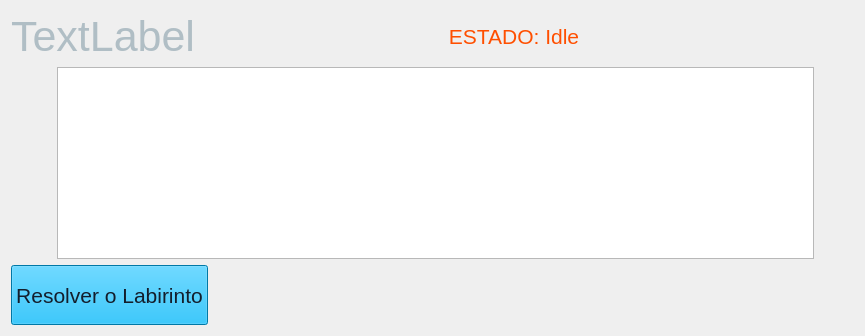
            <widget class="QWidget" name="pgLabViewProccess">
             <layout class="QGridLayout" name="gridLayout_8">
              <property name="topMargin">
               <number>12</number>
              </property>
              <item row="1" column="1" colspan="4">
               <widget class="mazeView" name="graphicsView"/>
              </item>
              <item row="0" column="4">
               <widget class="QLabel" name="lblStatus">
                <property name="palette">
                 <palette>
                  <active>
                   <colorrole role="WindowText">
                    <brush brushstyle="SolidPattern">
                     <color alpha="255">
                      <red>255</red>
                      <green>79</green>
                      <blue>0</blue>
                     </color>
                    </brush>
                   </colorrole>
                   <colorrole role="Text">
                    <brush brushstyle="SolidPattern">
                     <color alpha="255">
                      <red>255</red>
                      <green>79</green>
                      <blue>0</blue>
                     </color>
                    </brush>
                   </colorrole>
                   <colorrole role="BrightText">
                    <brush brushstyle="SolidPattern">
                     <color alpha="255">
                      <red>253</red>
                      <green>78</green>
                      <blue>0</blue>
                     </color>
                    </brush>
                   </colorrole>
                  </active>
                  <inactive>
                   <colorrole role="WindowText">
                    <brush brushstyle="SolidPattern">
                     <color alpha="255">
                      <red>255</red>
                      <green>79</green>
                      <blue>0</blue>
                     </color>
                    </brush>
                   </colorrole>
                   <colorrole role="Text">
                    <brush brushstyle="SolidPattern">
                     <color alpha="255">
                      <red>255</red>
                      <green>79</green>
                      <blue>0</blue>
                     </color>
                    </brush>
                   </colorrole>
                   <colorrole role="BrightText">
                    <brush brushstyle="SolidPattern">
                     <color alpha="255">
                      <red>253</red>
                      <green>78</green>
                      <blue>0</blue>
                     </color>
                    </brush>
                   </colorrole>
                  </inactive>
                  <disabled>
                   <colorrole role="BrightText">
                    <brush brushstyle="SolidPattern">
                     <color alpha="255">
                      <red>253</red>
                      <green>78</green>
                      <blue>0</blue>
                     </color>
                    </brush>
                   </colorrole>
                  </disabled>
                 </palette>
                </property>
                <property name="font">
                 <font>
                  <pointsize>16</pointsize>
                 </font>
                </property>
                <property name="toolTip">
                 <string>O que o computador estou a fazer</string>
                </property>
                <property name="text">
                 <string>ESTADO: Idle</string>
                </property>
                <property name="alignment">
                 <set>Qt::AlignmentFlag::AlignCenter</set>
                </property>
               </widget>
              </item>
              <item row="2" column="4">
               <spacer name="horizontalSpacer_4">
                <property name="orientation">
                 <enum>Qt::Orientation::Horizontal</enum>
                </property>
                <property name="sizeType">
                 <enum>QSizePolicy::Policy::Minimum</enum>
                </property>
                <property name="sizeHint" stdset="0">
                 <size>
                  <width>600</width>
                  <height>20</height>
                 </size>
                </property>
               </spacer>
              </item>
              <item row="1" column="5">
               <spacer name="horizontalSpacer_5">
                <property name="orientation">
                 <enum>Qt::Orientation::Horizontal</enum>
                </property>
                <property name="sizeType">
                 <enum>QSizePolicy::Policy::Fixed</enum>
                </property>
                <property name="sizeHint" stdset="0">
                 <size>
                  <width>40</width>
                  <height>20</height>
                 </size>
                </property>
               </spacer>
              </item>
              <item row="1" column="0">
               <spacer name="horizontalSpacer_7">
                <property name="orientation">
                 <enum>Qt::Orientation::Horizontal</enum>
                </property>
                <property name="sizeType">
                 <enum>QSizePolicy::Policy::Fixed</enum>
                </property>
                <property name="sizeHint" stdset="0">
                 <size>
                  <width>40</width>
                  <height>20</height>
                 </size>
                </property>
               </spacer>
              </item>
              <item row="0" column="0" colspan="2">
               <widget class="QLabel" name="lblMazeName">
                <property name="palette">
                 <palette>
                  <active>
                   <colorrole role="WindowText">
                    <brush brushstyle="SolidPattern">
                     <color alpha="255">
                      <red>176</red>
                      <green>190</green>
                      <blue>197</blue>
                     </color>
                    </brush>
                   </colorrole>
                  </active>
                  <inactive>
                   <colorrole role="WindowText">
                    <brush brushstyle="SolidPattern">
                     <color alpha="255">
                      <red>176</red>
                      <green>190</green>
                      <blue>197</blue>
                     </color>
                    </brush>
                   </colorrole>
                  </inactive>
                  <disabled/>
                 </palette>
                </property>
                <property name="font">
                 <font>
                  <pointsize>32</pointsize>
                 </font>
                </property>
                <property name="toolTip">
                 <string>O nome deste labirinto</string>
                </property>
                <property name="text">
                 <string>TextLabel</string>
                </property>
               </widget>
              </item>
              <item row="2" column="0" colspan="4">
               <widget class="QPushButton" name="btnSolveMaze">
                <property name="sizePolicy">
                 <sizepolicy hsizetype="MinimumExpanding" vsizetype="Fixed">
                  <horstretch>0</horstretch>
                  <verstretch>0</verstretch>
                 </sizepolicy>
                </property>
                <property name="minimumSize">
                 <size>
                  <width>0</width>
                  <height>60</height>
                 </size>
                </property>
                <property name="maximumSize">
                 <size>
                  <width>400</width>
                  <height>60</height>
                 </size>
                </property>
                <property name="palette">
                 <palette>
                  <active>
                   <colorrole role="WindowText">
                    <brush brushstyle="SolidPattern">
                     <color alpha="255">
                      <red>0</red>
                      <green>0</green>
                      <blue>0</blue>
                     </color>
                    </brush>
                   </colorrole>
                   <colorrole role="Button">
                    <brush brushstyle="SolidPattern">
                     <color alpha="255">
                      <red>0</red>
                      <green>168</green>
                      <blue>232</blue>
                     </color>
                    </brush>
                   </colorrole>
                   <colorrole role="Light">
                    <brush brushstyle="SolidPattern">
                     <color alpha="255">
                      <red>93</red>
                      <green>210</green>
                      <blue>255</blue>
                     </color>
                    </brush>
                   </colorrole>
                   <colorrole role="Midlight">
                    <brush brushstyle="SolidPattern">
                     <color alpha="255">
                      <red>46</red>
                      <green>189</green>
                      <blue>243</blue>
                     </color>
                    </brush>
                   </colorrole>
                   <colorrole role="Dark">
                    <brush brushstyle="SolidPattern">
                     <color alpha="255">
                      <red>0</red>
                      <green>84</green>
                      <blue>116</blue>
                     </color>
                    </brush>
                   </colorrole>
                   <colorrole role="Mid">
                    <brush brushstyle="SolidPattern">
                     <color alpha="255">
                      <red>0</red>
                      <green>112</green>
                      <blue>155</blue>
                     </color>
                    </brush>
                   </colorrole>
                   <colorrole role="Text">
                    <brush brushstyle="SolidPattern">
                     <color alpha="255">
                      <red>0</red>
                      <green>0</green>
                      <blue>0</blue>
                     </color>
                    </brush>
                   </colorrole>
                   <colorrole role="BrightText">
                    <brush brushstyle="SolidPattern">
                     <color alpha="255">
                      <red>255</red>
                      <green>255</green>
                      <blue>255</blue>
                     </color>
                    </brush>
                   </colorrole>
                   <colorrole role="ButtonText">
                    <brush brushstyle="SolidPattern">
                     <color alpha="255">
                      <red>19</red>
                      <green>30</green>
                      <blue>44</blue>
                     </color>
                    </brush>
                   </colorrole>
                   <colorrole role="Base">
                    <brush brushstyle="SolidPattern">
                     <color alpha="255">
                      <red>255</red>
                      <green>255</green>
                      <blue>255</blue>
                     </color>
                    </brush>
                   </colorrole>
                   <colorrole role="Window">
                    <brush brushstyle="SolidPattern">
                     <color alpha="255">
                      <red>0</red>
                      <green>168</green>
                      <blue>232</blue>
                     </color>
                    </brush>
                   </colorrole>
                   <colorrole role="Shadow">
                    <brush brushstyle="SolidPattern">
                     <color alpha="255">
                      <red>0</red>
                      <green>0</green>
                      <blue>0</blue>
                     </color>
                    </brush>
                   </colorrole>
                   <colorrole role="AlternateBase">
                    <brush brushstyle="SolidPattern">
                     <color alpha="255">
                      <red>127</red>
                      <green>211</green>
                      <blue>243</blue>
                     </color>
                    </brush>
                   </colorrole>
                   <colorrole role="ToolTipBase">
                    <brush brushstyle="SolidPattern">
                     <color alpha="255">
                      <red>255</red>
                      <green>255</green>
                      <blue>220</blue>
                     </color>
                    </brush>
                   </colorrole>
                   <colorrole role="ToolTipText">
                    <brush brushstyle="SolidPattern">
                     <color alpha="255">
                      <red>0</red>
                      <green>0</green>
                      <blue>0</blue>
                     </color>
                    </brush>
                   </colorrole>
                   <colorrole role="PlaceholderText">
                    <brush brushstyle="SolidPattern">
                     <color alpha="127">
                      <red>0</red>
                      <green>0</green>
                      <blue>0</blue>
                     </color>
                    </brush>
                   </colorrole>
                   <colorrole role="Accent">
                    <brush brushstyle="SolidPattern">
                     <color alpha="255">
                      <red>255</red>
                      <green>255</green>
                      <blue>255</blue>
                     </color>
                    </brush>
                   </colorrole>
                  </active>
                  <inactive>
                   <colorrole role="WindowText">
                    <brush brushstyle="SolidPattern">
                     <color alpha="255">
                      <red>0</red>
                      <green>0</green>
                      <blue>0</blue>
                     </color>
                    </brush>
                   </colorrole>
                   <colorrole role="Button">
                    <brush brushstyle="SolidPattern">
                     <color alpha="255">
                      <red>0</red>
                      <green>168</green>
                      <blue>232</blue>
                     </color>
                    </brush>
                   </colorrole>
                   <colorrole role="Light">
                    <brush brushstyle="SolidPattern">
                     <color alpha="255">
                      <red>93</red>
                      <green>210</green>
                      <blue>255</blue>
                     </color>
                    </brush>
                   </colorrole>
                   <colorrole role="Midlight">
                    <brush brushstyle="SolidPattern">
                     <color alpha="255">
                      <red>46</red>
                      <green>189</green>
                      <blue>243</blue>
                     </color>
                    </brush>
                   </colorrole>
                   <colorrole role="Dark">
                    <brush brushstyle="SolidPattern">
                     <color alpha="255">
                      <red>0</red>
                      <green>84</green>
                      <blue>116</blue>
                     </color>
                    </brush>
                   </colorrole>
                   <colorrole role="Mid">
                    <brush brushstyle="SolidPattern">
                     <color alpha="255">
                      <red>0</red>
                      <green>112</green>
                      <blue>155</blue>
                     </color>
                    </brush>
                   </colorrole>
                   <colorrole role="Text">
                    <brush brushstyle="SolidPattern">
                     <color alpha="255">
                      <red>0</red>
                      <green>0</green>
                      <blue>0</blue>
                     </color>
                    </brush>
                   </colorrole>
                   <colorrole role="BrightText">
                    <brush brushstyle="SolidPattern">
                     <color alpha="255">
                      <red>255</red>
                      <green>255</green>
                      <blue>255</blue>
                     </color>
                    </brush>
                   </colorrole>
                   <colorrole role="ButtonText">
                    <brush brushstyle="SolidPattern">
                     <color alpha="255">
                      <red>19</red>
                      <green>30</green>
                      <blue>44</blue>
                     </color>
                    </brush>
                   </colorrole>
                   <colorrole role="Base">
                    <brush brushstyle="SolidPattern">
                     <color alpha="255">
                      <red>255</red>
                      <green>255</green>
                      <blue>255</blue>
                     </color>
                    </brush>
                   </colorrole>
                   <colorrole role="Window">
                    <brush brushstyle="SolidPattern">
                     <color alpha="255">
                      <red>0</red>
                      <green>168</green>
                      <blue>232</blue>
                     </color>
                    </brush>
                   </colorrole>
                   <colorrole role="Shadow">
                    <brush brushstyle="SolidPattern">
                     <color alpha="255">
                      <red>0</red>
                      <green>0</green>
                      <blue>0</blue>
                     </color>
                    </brush>
                   </colorrole>
                   <colorrole role="AlternateBase">
                    <brush brushstyle="SolidPattern">
                     <color alpha="255">
                      <red>127</red>
                      <green>211</green>
                      <blue>243</blue>
                     </color>
                    </brush>
                   </colorrole>
                   <colorrole role="ToolTipBase">
                    <brush brushstyle="SolidPattern">
                     <color alpha="255">
                      <red>255</red>
                      <green>255</green>
                      <blue>220</blue>
                     </color>
                    </brush>
                   </colorrole>
                   <colorrole role="ToolTipText">
                    <brush brushstyle="SolidPattern">
                     <color alpha="255">
                      <red>0</red>
                      <green>0</green>
                      <blue>0</blue>
                     </color>
                    </brush>
                   </colorrole>
                   <colorrole role="PlaceholderText">
                    <brush brushstyle="SolidPattern">
                     <color alpha="127">
                      <red>0</red>
                      <green>0</green>
                      <blue>0</blue>
                     </color>
                    </brush>
                   </colorrole>
                   <colorrole role="Accent">
                    <brush brushstyle="SolidPattern">
                     <color alpha="255">
                      <red>255</red>
                      <green>255</green>
                      <blue>255</blue>
                     </color>
                    </brush>
                   </colorrole>
                  </inactive>
                  <disabled>
                   <colorrole role="WindowText">
                    <brush brushstyle="SolidPattern">
                     <color alpha="255">
                      <red>0</red>
                      <green>84</green>
                      <blue>116</blue>
                     </color>
                    </brush>
                   </colorrole>
                   <colorrole role="Button">
                    <brush brushstyle="SolidPattern">
                     <color alpha="255">
                      <red>0</red>
                      <green>168</green>
                      <blue>232</blue>
                     </color>
                    </brush>
                   </colorrole>
                   <colorrole role="Light">
                    <brush brushstyle="SolidPattern">
                     <color alpha="255">
                      <red>93</red>
                      <green>210</green>
                      <blue>255</blue>
                     </color>
                    </brush>
                   </colorrole>
                   <colorrole role="Midlight">
                    <brush brushstyle="SolidPattern">
                     <color alpha="255">
                      <red>46</red>
                      <green>189</green>
                      <blue>243</blue>
                     </color>
                    </brush>
                   </colorrole>
                   <colorrole role="Dark">
                    <brush brushstyle="SolidPattern">
                     <color alpha="255">
                      <red>0</red>
                      <green>84</green>
                      <blue>116</blue>
                     </color>
                    </brush>
                   </colorrole>
                   <colorrole role="Mid">
                    <brush brushstyle="SolidPattern">
                     <color alpha="255">
                      <red>0</red>
                      <green>112</green>
                      <blue>155</blue>
                     </color>
                    </brush>
                   </colorrole>
                   <colorrole role="Text">
                    <brush brushstyle="SolidPattern">
                     <color alpha="255">
                      <red>0</red>
                      <green>84</green>
                      <blue>116</blue>
                     </color>
                    </brush>
                   </colorrole>
                   <colorrole role="BrightText">
                    <brush brushstyle="SolidPattern">
                     <color alpha="255">
                      <red>255</red>
                      <green>255</green>
                      <blue>255</blue>
                     </color>
                    </brush>
                   </colorrole>
                   <colorrole role="ButtonText">
                    <brush brushstyle="SolidPattern">
                     <color alpha="255">
                      <red>0</red>
                      <green>84</green>
                      <blue>116</blue>
                     </color>
                    </brush>
                   </colorrole>
                   <colorrole role="Base">
                    <brush brushstyle="SolidPattern">
                     <color alpha="255">
                      <red>0</red>
                      <green>168</green>
                      <blue>232</blue>
                     </color>
                    </brush>
                   </colorrole>
                   <colorrole role="Window">
                    <brush brushstyle="SolidPattern">
                     <color alpha="255">
                      <red>0</red>
                      <green>168</green>
                      <blue>232</blue>
                     </color>
                    </brush>
                   </colorrole>
                   <colorrole role="Shadow">
                    <brush brushstyle="SolidPattern">
                     <color alpha="255">
                      <red>0</red>
                      <green>0</green>
                      <blue>0</blue>
                     </color>
                    </brush>
                   </colorrole>
                   <colorrole role="AlternateBase">
                    <brush brushstyle="SolidPattern">
                     <color alpha="255">
                      <red>0</red>
                      <green>168</green>
                      <blue>232</blue>
                     </color>
                    </brush>
                   </colorrole>
                   <colorrole role="ToolTipBase">
                    <brush brushstyle="SolidPattern">
                     <color alpha="255">
                      <red>255</red>
                      <green>255</green>
                      <blue>220</blue>
                     </color>
                    </brush>
                   </colorrole>
                   <colorrole role="ToolTipText">
                    <brush brushstyle="SolidPattern">
                     <color alpha="255">
                      <red>0</red>
                      <green>0</green>
                      <blue>0</blue>
                     </color>
                    </brush>
                   </colorrole>
                   <colorrole role="PlaceholderText">
                    <brush brushstyle="SolidPattern">
                     <color alpha="127">
                      <red>0</red>
                      <green>84</green>
                      <blue>116</blue>
                     </color>
                    </brush>
                   </colorrole>
                   <colorrole role="Accent">
                    <brush brushstyle="SolidPattern">
                     <color alpha="255">
                      <red>47</red>
                      <green>198</green>
                      <blue>255</blue>
                     </color>
                    </brush>
                   </colorrole>
                  </disabled>
                 </palette>
                </property>
                <property name="font">
                 <font>
                  <pointsize>16</pointsize>
                 </font>
                </property>
                <property name="toolTip">
                 <string>Pressiona-me para resolver o labirinto. Achas que consegues ser mais rápido?
</string>
                </property>
                <property name="text">
                 <string>Resolver o Labirinto</string>
                </property>
               </widget>
              </item>
             </layout>
            </widget>
